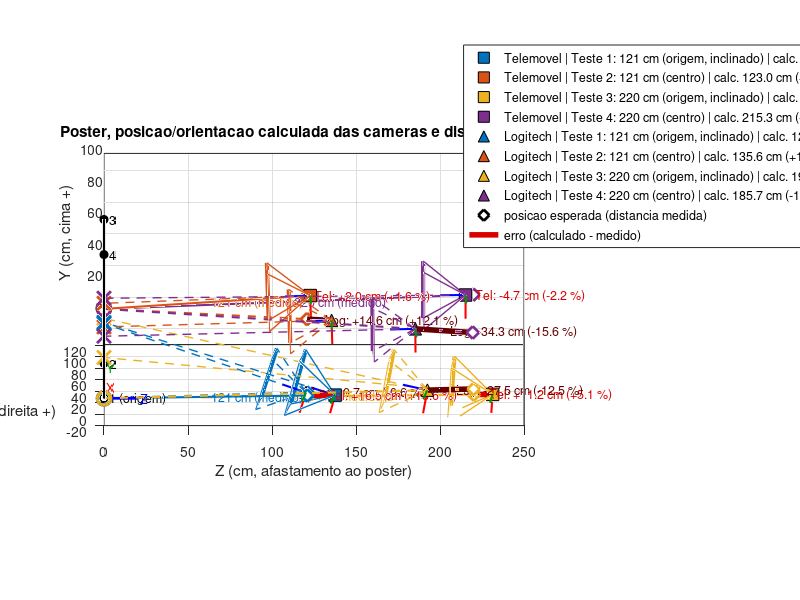

Write the MATLAB code that produced this figure.
function plot_poster_3d()
% PLOT_POSTER_3D  Poster + posicao e orientacao calculada das cameras + distancia medida.
% Compara o telemovel e a webcam Logitech nos mesmos testes.
%
% Sistema de coordenadas (o mesmo do programa em Python), em cm:
%   origem = canto inferior esquerdo do poster
%   X = para a direita, Y = para cima, Z = para fora do poster (em direcao a quem o ve)
%
% Para cada teste indica-se:
%   dev      : 'Telemovel' ou 'Logitech'
%   pos      : posicao calculada da camara [X Y Z]
%   yaw      : graus; > 0 = a camara aponta para a direita da normal do poster
%   pitch    : graus; > 0 = a camara aponta para cima
%   roll     : graus; rotacao da camara em torno do eixo otico (ver camera_axes)
%   ref      : ponto do poster ate ao qual se mediu a distancia ([0 0 0] = origem)
%   measured : distancia medida (cm) da camara a esse ponto
%
% Como ler a distancia medida no grafico (para cada teste):
%   circulo aberto   = ponto de referencia (origem ou centro do poster)
%   linha da cor     = distancia MEDIDA, da referencia ate ao losango
%   losango aberto   = onde a camara estaria se a distancia calculada fosse a medida
%                      (na mesma direcao em que o programa a colocou)
%   segmento vermelho= ERRO: do losango ate a posicao calculada (marcador preenchido)
% Telemovel: marcador quadrado, pirâmide a cheio, erro a vermelho.
% Logitech : marcador triangulo, piramide tracejada, erro a vermelho escuro.
% A cor identifica a condicao do teste (a mesma para os dois dispositivos).
%
% Nota sobre o roll: o roll so afeta a ORIENTACAO desenhada da piramide (a imagem), nao a
% posicao nem a direcao do eixo otico.
%  - Telemovel, testes 2 e 4: -90.7 e -90.2, calculados a partir do rvec do programa
%    (a foto e guardada em 1920x1080 com o telemovel na vertical, por isso o poster
%    aparece rodado 90 graus na imagem). Testes 1 e 3: nao esta nos resultados; assumiu-se -90.
%  - Logitech: o roll nao esta nos resultados; assumiu-se -90 (webcam deitada, para o poster
%    de 91 cm caber no campo de visao vertical a 121 cm). Se a rotacao for ao contrario, use +90.
%
% Uso:  plot_poster_3d

% ------------------------------------------------------------------ dados
W = 61;  H = 91;                                  % dimensoes do poster (cm)
corners = [0 0 0; W 0 0; W H 0; 0 H 0];           % pontos 1..4 (X, Y, Z)
center  = [W/2 H/2 0];
origin  = [0 0 0];

fxPhone = 1327.7;                                 % focal (px) do telemovel (para o campo de visao)
fxLog   = 1419.0;                                 % focal (px) da Logitech (foco 45)
imgW = 1920;  imgH = 1080;
rollLog = -90;                                    % roll assumido da Logitech (ver nota acima)

showPhone    = true;                              % mostrar os resultados do telemovel
showLogitech = true;                              % mostrar os resultados da Logitech
frustumDepth = 25;                                % profundidade da piramide desenhada (cm)
axisLen      = 15;                                % comprimento dos eixos da camara (cm)
showSpheres  = false;                             % true = meias esferas com o raio da distancia medida
saveFigs     = false;                             % true = guarda o grafico em PNG

style.Telemovel = struct('marker', 's', 'ls', '-',  'fa', 0.25, 'err', [0.85 0 0]);
style.Logitech  = struct('marker', '^', 'ls', '--', 'fa', 0.10, 'err', [0.40 0 0]);

mk = @(dev,name,pos,yaw,pitch,roll,ref,meas,err,fx) struct('dev',dev,'name',name,'pos',pos, ...
    'yaw',yaw,'pitch',pitch,'roll',roll,'ref',ref,'measured',meas,'err',err,'fx',fx);

tests = { ...
    mk('Telemovel','Teste 1: 121 cm (origem, inclinado)', [ 1.4  1.5 137.5], 10.6, 14.7, -90.0, origin, 121, 3.11, fxPhone), ...
    mk('Telemovel','Teste 2: 121 cm (centro)',            [32.5 53.2 122.7], -1.6, -1.7, -90.7, center, 121, 3.27, fxPhone), ...
    mk('Telemovel','Teste 3: 220 cm (origem, inclinado)', [ 2.4  1.6 231.2],  5.4,  3.8, -90.0, origin, 220, 1.44, fxPhone), ...
    mk('Telemovel','Teste 4: 220 cm (centro)',            [34.6 52.8 215.1], -1.5,  0.0, -90.2, center, 220, 2.30, fxPhone), ...
    mk('Logitech', 'Teste 1: 121 cm (origem, inclinado)', [ 2.1  2.9 120.2],  9.2, 16.7, rollLog, origin, 121, 1.12, fxLog), ...
    mk('Logitech', 'Teste 2: 121 cm (centro)',            [24.2 40.5 135.4], -0.4, -1.6, rollLog, center, 121, 3.23, fxLog), ...
    mk('Logitech', 'Teste 3: 220 cm (origem, inclinado)', [-0.1  5.2 192.4],  9.0, 10.0, rollLog, origin, 220, 1.64, fxLog), ...
    mk('Logitech', 'Teste 4: 220 cm (centro)',            [19.4 36.9 185.2], -2.6, -0.5, rollLog, center, 220, 2.92, fxLog) };

% cor = condicao do teste (1..4); o dispositivo distingue-se pelo marcador e pelo tracejado
condColors = [0.000 0.447 0.741;  0.850 0.325 0.098;  0.929 0.694 0.125;  0.494 0.184 0.556];

% remove os dispositivos desligados
keep = true(1, numel(tests));
for i = 1:numel(tests)
    if (strcmp(tests{i}.dev, 'Telemovel') && ~showPhone) || (strcmp(tests{i}.dev, 'Logitech') && ~showLogitech)
        keep(i) = false;
    end
end
tests = tests(keep);
nT = numel(tests);

% ------------------------------------------------- tabela no ecra de comandos
fprintf('\n%-10s %-38s %8s %9s %9s %8s\n', 'Camara', 'Teste', 'Medida', 'Calculada', 'Erro', 'Erro');
fprintf('%-10s %-38s %8s %9s %9s %8s\n', '', '', '(cm)', '(cm)', '(cm)', '(%)');
for i = 1:nT
    t = tests{i};
    dCalc = norm(t.pos - t.ref);
    fprintf('%-10s %-38s %8.1f %9.1f %+9.1f %+8.1f\n', t.dev, t.name, t.measured, dCalc, ...
        dCalc - t.measured, 100*(dCalc - t.measured)/t.measured);
end
fprintf('\n');

% ------------------------------------------------- figura: todos os testes
f1 = figure('Name', 'Todos os testes', 'Color', 'w');
setup_scene(corners, W, H);
hLeg = zeros(1, nT);
names = cell(1, nT);
labeled = {};                                       % evita repetir o texto "N cm (medido)"
for i = 1:nT
    t = tests{i};
    col = condColors(condIndex(t.name), :);
    st  = style.(t.dev);
    Rc = camera_axes(t.yaw, t.pitch, t.roll);
    hLeg(i) = draw_camera(t.pos, Rc, col, t.fx, imgW, imgH, frustumDepth, axisLen, st);
    draw_aim(t.pos, Rc, col);
    if showSpheres
        draw_sphere(t.ref, t.measured, col);
    end
    dCalc = norm(t.pos - t.ref);
    key = sprintf('%g_%g_%g_%g', t.ref(1), t.ref(2), t.ref(3), t.measured);
    showLabel = ~any(strcmp(labeled, key));
    if showLabel
        labeled{end+1} = key;                       %#ok<AGROW>
    end
    draw_distance_check(t.pos, t.ref, t.measured, col, st, t.dev(1:3), showLabel);
    names{i} = sprintf('%s | %s | calc. %.1f cm (%+.1f %%)', t.dev, t.name, dCalc, ...
        100*(dCalc - t.measured)/t.measured);
end
% entradas "dummy" para explicar os simbolos na legenda
hExp = plot3(NaN, NaN, NaN, 'd', 'MarkerSize', 8, 'MarkerFaceColor', 'w', 'MarkerEdgeColor', 'k', 'LineWidth', 2);
hErr = plot3(NaN, NaN, NaN, '-', 'Color', style.Telemovel.err, 'LineWidth', 4);
legend([hLeg hExp hErr], [names, {'posicao esperada (distancia medida)', 'erro (calculado - medido)'}], ...
    'Location', 'northeastoutside');
title('Poster, posicao/orientacao calculada das cameras e distancia medida');
view(-90, 20);

if saveFigs
    print(f1, 'poster_todos.png', '-dpng', '-r150');
end
end

% ============================================================ funcoes locais

function k = condIndex(name)
% numero da condicao (1..4) a partir do nome "Teste N: ..."
k = sscanf(name, 'Teste %d');
end

function draw_distance_check(C, ref, measured, col, st, devTag, showLabel)
% Mostra a distancia medida e o erro do calculo, na direcao ref -> camera calculada.
v = C - ref;  dCalc = norm(v);  u = v / dCalc;
E = ref + measured*u;                              % posicao "esperada" a distancia medida
err = dCalc - measured;  pct = 100*err/measured;
plot3(pp(ref,1), pp(ref,2), pp(ref,3), 'o', 'MarkerSize', 10, 'MarkerFaceColor', 'w', ...
    'MarkerEdgeColor', col, 'LineWidth', 2);       % referencia (origem ou centro)
seg(ref, E, st.ls, 'Color', col, 'LineWidth', 1.5);% distancia medida
if showLabel
    txt(ref + 0.5*(E - ref), sprintf('  %g cm (medido)', measured), col);
end
seg(E, C, '-', 'Color', st.err, 'LineWidth', 4);   % erro
plot3(pp(E,1), pp(E,2), pp(E,3), 'd', 'MarkerSize', 9, 'MarkerFaceColor', 'w', ...
    'MarkerEdgeColor', col, 'LineWidth', 2);       % posicao esperada
txt(0.5*(E + C), sprintf('  %s: %+.1f cm (%+.1f %%)', devTag, err, pct), st.err);
end

function draw_sphere(c, r, col)
% Meia esfera (Z >= 0) de raio r centrada em c: todos os pontos a distancia r da referencia.
[sx, sy, sz] = sphere(30);
Xw = c(1) + r*sx;  Yw = c(2) + r*sz;  Zw = c(3) + r*sy;
Zw(Zw < 0) = NaN;
mesh(Xw, Zw, Yw, 'EdgeColor', col, 'FaceColor', 'none', 'EdgeAlpha', 0.2);
end

function R = camera_axes(yawDeg, pitchDeg, rollDeg)
% Devolve R (3x3) cujas COLUNAS sao os eixos da camara escritos no mundo:
%   coluna 1 = x da imagem (direita), coluna 2 = y da imagem (baixo), coluna 3 = eixo otico.
% yaw > 0: aponta para a direita da normal do poster; pitch > 0: aponta para cima.
% roll: rotacao em torno do eixo otico (0 = imagem "direita", -90 = imagem rodada 90 graus).
yaw = yawDeg*pi/180;  pitch = pitchDeg*pi/180;  roll = rollDeg*pi/180;
z = [cos(pitch)*sin(yaw); sin(pitch); -cos(pitch)*cos(yaw)];   % para onde a camara aponta
up0 = [0; 1; 0];
u  = up0 - (up0.'*z)*z;   u = u / norm(u);                     % "cima" do mundo, perpendicular a z
y0 = -u;                                                      % y da imagem aponta para baixo
x0 = cross(y0, z);
x  =  cos(roll)*x0 - sin(roll)*y0;
y  =  sin(roll)*x0 + cos(roll)*y0;
R  = [x, y, z];
end

function setup_scene(corners, W, H)
% Poster (plano Z = 0) com os 4 pontos numerados. Eixos do grafico: (X, Z, Y) com Z invertido,
% para o Y ficar na vertical e o sistema continuar direito.
hold on; grid on; box on;
fill3(pp(corners,1), pp(corners,2), pp(corners,3), [0.9 0.9 0.9], 'FaceAlpha', 0.5, ...
    'EdgeColor', 'k', 'LineWidth', 1.5);
plot3(pp(corners,1), pp(corners,2), pp(corners,3), 'ko', 'MarkerFaceColor', 'k', 'MarkerSize', 6);
lbl = {'1 (origem)', '2', '3', '4'};
for k = 1:4
    txt(corners(k,:), ['  ' lbl{k}], 'k');
end
seg([0 0 0], [20 0 0], 'r-', 'LineWidth', 2);  txt([20 0 0], ' X', 'r');
seg([0 0 0], [0 20 0], 'g-', 'LineWidth', 2);  txt([0 20 0], ' Y', [0 0.6 0]);
seg([0 0 0], [0 0 20], 'b-', 'LineWidth', 2);  txt([0 0 20], ' Z', 'b');
axis equal;
xlabel('X (cm, direita +)'); ylabel('Z (cm, afastamento ao poster)'); zlabel('Y (cm, cima +)');
set(gca, 'YDir', 'reverse');
xlim([-20 W+60]); zlim([-10 H+20]);
end

function h = draw_camera(C, R, col, fx, imgW, imgH, d, axisLen, st)
% Piramide da camara (ate ao plano da imagem a distancia d), com a aresta de cima da
% imagem a cheio, e os eixos x (vermelho), y (verde) e z (azul) da camara.
xc = R(:,1).';  yc = R(:,2).';  zc = R(:,3).';
hw = (imgW/2)/fx*d;  hh = (imgH/2)/fx*d;
c0 = C + d*zc;
q = [c0 - hw*xc - hh*yc;       % canto superior esquerdo da imagem (y aponta para baixo)
     c0 + hw*xc - hh*yc;       % superior direito
     c0 + hw*xc + hh*yc;       % inferior direito
     c0 - hw*xc + hh*yc];      % inferior esquerdo
for k = 1:4
    seg(C, q(k,:), st.ls, 'Color', col, 'LineWidth', 1);
end
fill3(pp(q,1), pp(q,2), pp(q,3), col, 'FaceAlpha', st.fa, 'EdgeColor', col);
seg(q(1,:), q(2,:), '-', 'Color', col, 'LineWidth', 3);        % aresta de cima da imagem
h = plot3(pp(C,1), pp(C,2), pp(C,3), st.marker, 'MarkerSize', 9, 'MarkerFaceColor', col, 'MarkerEdgeColor', 'k');
dirs = {xc, yc, zc};  cc = {'r', [0 0.6 0], 'b'};  nm = {'x', 'y', 'z'};
for k = 1:3
    seg(C, C + axisLen*dirs{k}, '-', 'Color', cc{k}, 'LineWidth', 1.5);
end
end

function draw_aim(C, R, col)
% Onde o eixo otico "bate" no plano do poster (Z = 0).
zc = R(:,3).';
if zc(3) < 0
    t = -C(3)/zc(3);
    hit = C + t*zc;
    seg(C, hit, '--', 'Color', col, 'LineWidth', 1);
    plot3(pp(hit,1), pp(hit,2), pp(hit,3), 'x', 'MarkerSize', 10, 'LineWidth', 2, 'Color', col);
end
end

% --- auxiliares: coordenadas do mundo (X,Y,Z) -> eixos do grafico (X, Z, Y)
function v = pp(M, k)
perm = [1 3 2];
v = M(:, perm(k));
end

function seg(p, q, varargin)
plot3([p(1) q(1)], [p(3) q(3)], [p(2) q(2)], varargin{:});
end

function txt(p, s, col)
text(p(1), p(3), p(2), s, 'Color', col, 'FontSize', 9);
end
